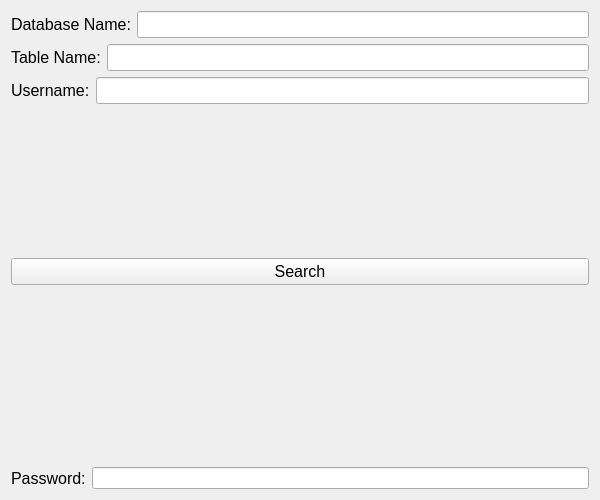
<?xml version="1.0" encoding="UTF-8"?>
<ui version="4.0">
 <class>Form</class>
 <widget class="QWidget" name="Form">
  <property name="geometry">
   <rect>
    <x>0</x>
    <y>0</y>
    <width>600</width>
    <height>500</height>
   </rect>
  </property>
  <property name="windowTitle">
   <string>Form</string>
  </property>
  <layout class="QVBoxLayout" name="verticalLayout">
   <item>
    <layout class="QHBoxLayout" name="horizontalLayout">
     <item>
      <widget class="QLabel" name="label">
       <property name="font">
        <font>
         <pointsize>12</pointsize>
        </font>
       </property>
       <property name="text">
        <string>Database Name:</string>
       </property>
      </widget>
     </item>
     <item>
      <widget class="QLineEdit" name="lineEdit_dbname">
       <property name="font">
        <font>
         <pointsize>12</pointsize>
        </font>
       </property>
      </widget>
     </item>
    </layout>
   </item>
   <item>
    <layout class="QHBoxLayout" name="horizontalLayout_2">
     <item>
      <widget class="QLabel" name="label_2">
       <property name="font">
        <font>
         <pointsize>12</pointsize>
        </font>
       </property>
       <property name="text">
        <string>Table Name:</string>
       </property>
      </widget>
     </item>
     <item>
      <widget class="QLineEdit" name="lineEdit_tblname">
       <property name="font">
        <font>
         <pointsize>12</pointsize>
        </font>
       </property>
      </widget>
     </item>
    </layout>
   </item>
   <item>
    <layout class="QHBoxLayout" name="horizontalLayout_3">
     <item>
      <widget class="QLabel" name="label_3">
       <property name="font">
        <font>
         <pointsize>12</pointsize>
        </font>
       </property>
       <property name="text">
        <string>Username:</string>
       </property>
      </widget>
     </item>
     <item>
      <widget class="QLineEdit" name="lineEdit_username">
       <property name="font">
        <font>
         <pointsize>12</pointsize>
        </font>
       </property>
      </widget>
     </item>
    </layout>
   </item>
   <item>
    <spacer name="verticalSpacer">
     <property name="orientation">
      <enum>Qt::Vertical</enum>
     </property>
     <property name="sizeHint" stdset="0">
      <size>
       <width>20</width>
       <height>40</height>
      </size>
     </property>
    </spacer>
   </item>
   <item>
    <widget class="QPushButton" name="pushButton">
     <property name="font">
      <font>
       <pointsize>12</pointsize>
      </font>
     </property>
     <property name="text">
      <string>Search</string>
     </property>
    </widget>
   </item>
   <item>
    <spacer name="verticalSpacer_2">
     <property name="orientation">
      <enum>Qt::Vertical</enum>
     </property>
     <property name="sizeHint" stdset="0">
      <size>
       <width>20</width>
       <height>40</height>
      </size>
     </property>
    </spacer>
   </item>
   <item>
    <widget class="QLabel" name="label_result">
     <property name="font">
      <font>
       <pointsize>14</pointsize>
       <bold>true</bold>
      </font>
     </property>
     <property name="text">
      <string/>
     </property>
    </widget>
   </item>
   <item>
    <layout class="QHBoxLayout" name="horizontalLayout_4">
     <item>
      <widget class="QLabel" name="label_4">
       <property name="font">
        <font>
         <pointsize>12</pointsize>
        </font>
       </property>
       <property name="text">
        <string>Password:</string>
       </property>
      </widget>
     </item>
     <item>
      <widget class="QLineEdit" name="lineEdit_password"/>
     </item>
    </layout>
   </item>
  </layout>
 </widget>
 <resources/>
 <connections/>
</ui>
